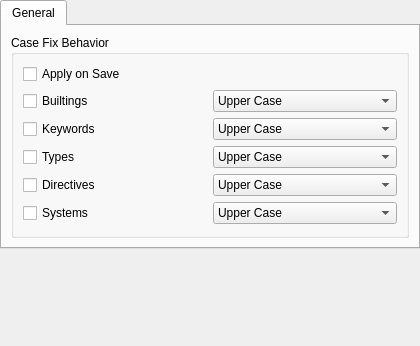
<?xml version="1.0" encoding="UTF-8"?>
<ui version="4.0">
 <class>KarelEditorSettingsWidget</class>
 <widget class="QWidget" name="KarelEditorSettingsWidget">
  <property name="geometry">
   <rect>
    <x>0</x>
    <y>0</y>
    <width>420</width>
    <height>346</height>
   </rect>
  </property>
  <property name="windowTitle">
   <string>Form</string>
  </property>
  <layout class="QVBoxLayout" name="verticalLayout_3">
   <property name="spacing">
    <number>0</number>
   </property>
   <property name="leftMargin">
    <number>0</number>
   </property>
   <property name="topMargin">
    <number>0</number>
   </property>
   <property name="rightMargin">
    <number>0</number>
   </property>
   <property name="bottomMargin">
    <number>0</number>
   </property>
   <item>
    <widget class="QTabWidget" name="tabWidget">
     <property name="currentIndex">
      <number>0</number>
     </property>
     <widget class="QWidget" name="tab">
      <attribute name="title">
       <string>General</string>
      </attribute>
      <layout class="QVBoxLayout" name="verticalLayout_2">
       <item>
        <widget class="QGroupBox" name="groupBox">
         <property name="title">
          <string>Case Fix Behavior</string>
         </property>
         <layout class="QVBoxLayout" name="verticalLayout">
          <item>
           <widget class="QCheckBox" name="applyOnSaveCheckBox">
            <property name="text">
             <string>Apply on Save</string>
            </property>
           </widget>
          </item>
          <item>
           <layout class="QGridLayout" name="gridLayout">
            <item row="0" column="0">
             <widget class="QCheckBox" name="builtingCheckBox">
              <property name="text">
               <string>Builtings</string>
              </property>
             </widget>
            </item>
            <item row="0" column="1">
             <widget class="QComboBox" name="builtingsComboBox">
              <item>
               <property name="text">
                <string>Upper Case</string>
               </property>
              </item>
              <item>
               <property name="text">
                <string>Lower Case</string>
               </property>
              </item>
              <item>
               <property name="text">
                <string>Capital Case</string>
               </property>
              </item>
             </widget>
            </item>
            <item row="1" column="0">
             <widget class="QCheckBox" name="keywordsCheckBox">
              <property name="text">
               <string>Keywords</string>
              </property>
             </widget>
            </item>
            <item row="1" column="1">
             <widget class="QComboBox" name="keywordsComboBox">
              <item>
               <property name="text">
                <string>Upper Case</string>
               </property>
              </item>
              <item>
               <property name="text">
                <string>Lower Case</string>
               </property>
              </item>
              <item>
               <property name="text">
                <string>Capital Case</string>
               </property>
              </item>
             </widget>
            </item>
            <item row="2" column="0">
             <widget class="QCheckBox" name="typesCheckBox">
              <property name="text">
               <string>Types</string>
              </property>
             </widget>
            </item>
            <item row="2" column="1">
             <widget class="QComboBox" name="typesComboBox">
              <item>
               <property name="text">
                <string>Upper Case</string>
               </property>
              </item>
              <item>
               <property name="text">
                <string>Lower Case</string>
               </property>
              </item>
              <item>
               <property name="text">
                <string>Capital Case</string>
               </property>
              </item>
             </widget>
            </item>
            <item row="3" column="0">
             <widget class="QCheckBox" name="directivesCheckBox">
              <property name="text">
               <string>Directives</string>
              </property>
             </widget>
            </item>
            <item row="3" column="1">
             <widget class="QComboBox" name="directivesComboBox">
              <item>
               <property name="text">
                <string>Upper Case</string>
               </property>
              </item>
              <item>
               <property name="text">
                <string>Lower Case</string>
               </property>
              </item>
              <item>
               <property name="text">
                <string>Capital Case</string>
               </property>
              </item>
             </widget>
            </item>
            <item row="4" column="0">
             <widget class="QCheckBox" name="systemsCheckBox">
              <property name="text">
               <string>Systems</string>
              </property>
             </widget>
            </item>
            <item row="4" column="1">
             <widget class="QComboBox" name="systemsComboBox">
              <item>
               <property name="text">
                <string>Upper Case</string>
               </property>
              </item>
              <item>
               <property name="text">
                <string>Lower Case</string>
               </property>
              </item>
              <item>
               <property name="text">
                <string>Capital Case</string>
               </property>
              </item>
             </widget>
            </item>
           </layout>
          </item>
         </layout>
        </widget>
       </item>
      </layout>
     </widget>
    </widget>
   </item>
   <item>
    <spacer name="verticalSpacer">
     <property name="orientation">
      <enum>Qt::Vertical</enum>
     </property>
     <property name="sizeHint" stdset="0">
      <size>
       <width>20</width>
       <height>70</height>
      </size>
     </property>
    </spacer>
   </item>
  </layout>
 </widget>
 <resources/>
 <connections/>
</ui>
